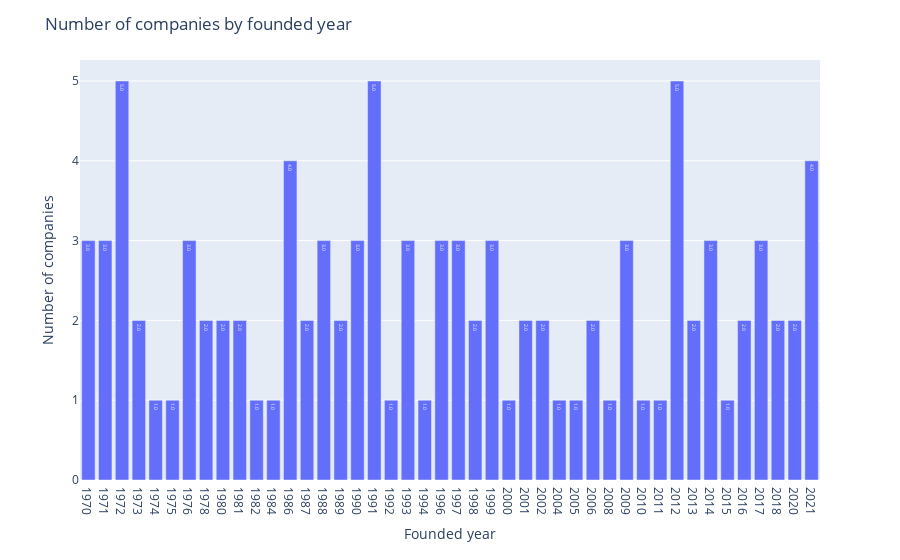

The code cell stored with this chart in its notebook:
### Code cell
df_ = df['founded'].value_counts().sort_index()

fig = px.bar(df_,text_auto='.2s')
fig_widget = go.FigureWidget(fig)
fig.update_layout(
    title="Number of companies by founded year",
    xaxis_title="Founded year",
    yaxis_title="Number of companies",
    showlegend=False
    #legend_title="Number of companies"
)

### Figure 1 — Plotly figure (JSON) as saved in the notebook; plotly's stock layout.template omitted (floating-point values rounded to 4 significant figures)
{"data": [{"alignmentgroup": "True", "hovertemplate": "variable=count<br>founded=%{x}<br>value=%{y}<extra></extra>", "legendgroup": "count", "marker": {"color": "#636efa", "pattern": {"shape": ""}}, "name": "count", "offsetgroup": "count", "orientation": "v", "showlegend": true, "textposition": "auto", "texttemplate": "%{y:.2s}", "type": "bar", "x": ["1970", "1971", "1972", "1973", "1974", "1975", "1976", "1978", "1980", "1981", "1982", "1984", "1986", "1987", "1988", "1989", "1990", "1991", "1992", "1993", "1994", "1996", "1997", "1998", "1999", "2000", "2001", "2002", "2004", "2005", "2006", "2008", "2009", "2010", "2011", "2012", "2013", "2014", "2015", "2016", "2017", "2018", "2020", "2021"], "xaxis": "x", "y": [3, 3, 5, 2, 1, 1, 3, 2, 2, 2, 1, 1, 4, 2, 3, 2, 3, 5, 1, 3, 1, 3, 3, 2, 3, 1, 2, 2, 1, 1, 2, 1, 3, 1, 1, 5, 2, 3, 1, 2, 3, 2, 2, 4], "yaxis": "y"}], "layout": {"barmode": "relative", "legend": {"title": {"text": "variable"}, "tracegroupgap": 0}, "margin": {"t": 60}, "showlegend": false, "title": {"text": "Number of companies by founded year"}, "xaxis": {"anchor": "y", "domain": [0, 1], "title": {"text": "Founded year"}}, "yaxis": {"anchor": "x", "domain": [0, 1], "title": {"text": "Number of companies"}}}}
